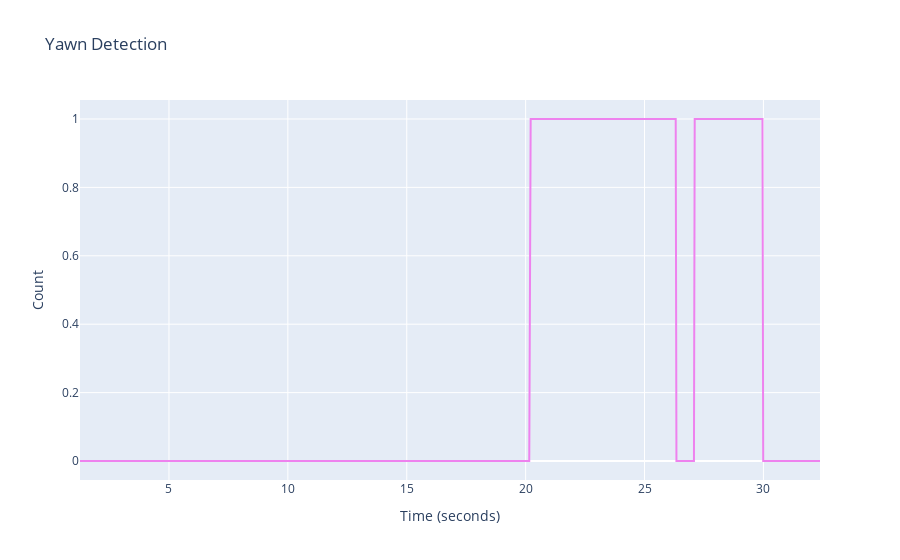

Notebook cell for this chart:
### Code cell
import plotly.graph_objs as go

fig = go.Figure()
fig.add_trace(go.Scatter(x=df['time'], y=df['yawn'], mode='lines', name='Yawn', line=dict(color='violet')))
fig.update_layout(title='Yawn Detection', xaxis_title='Time (seconds)', yaxis_title='Count')
fig.show()

### Figure 1 — Plotly figure (JSON) as saved in the notebook; plotly's stock layout.template omitted (floating-point values rounded to 4 significant figures; data arrays with more than 128 entries replaced by an {"elided": "..."} marker saying what was removed)
{"data": [{"line": {"color": "violet"}, "mode": "lines", "name": "Yawn", "type": "scatter", "x": {"elided": "853 float values"}, "y": {"elided": "853 int values"}}], "layout": {"title": {"text": "Yawn Detection"}, "xaxis": {"title": {"text": "Time (seconds)"}}, "yaxis": {"title": {"text": "Count"}}}}
